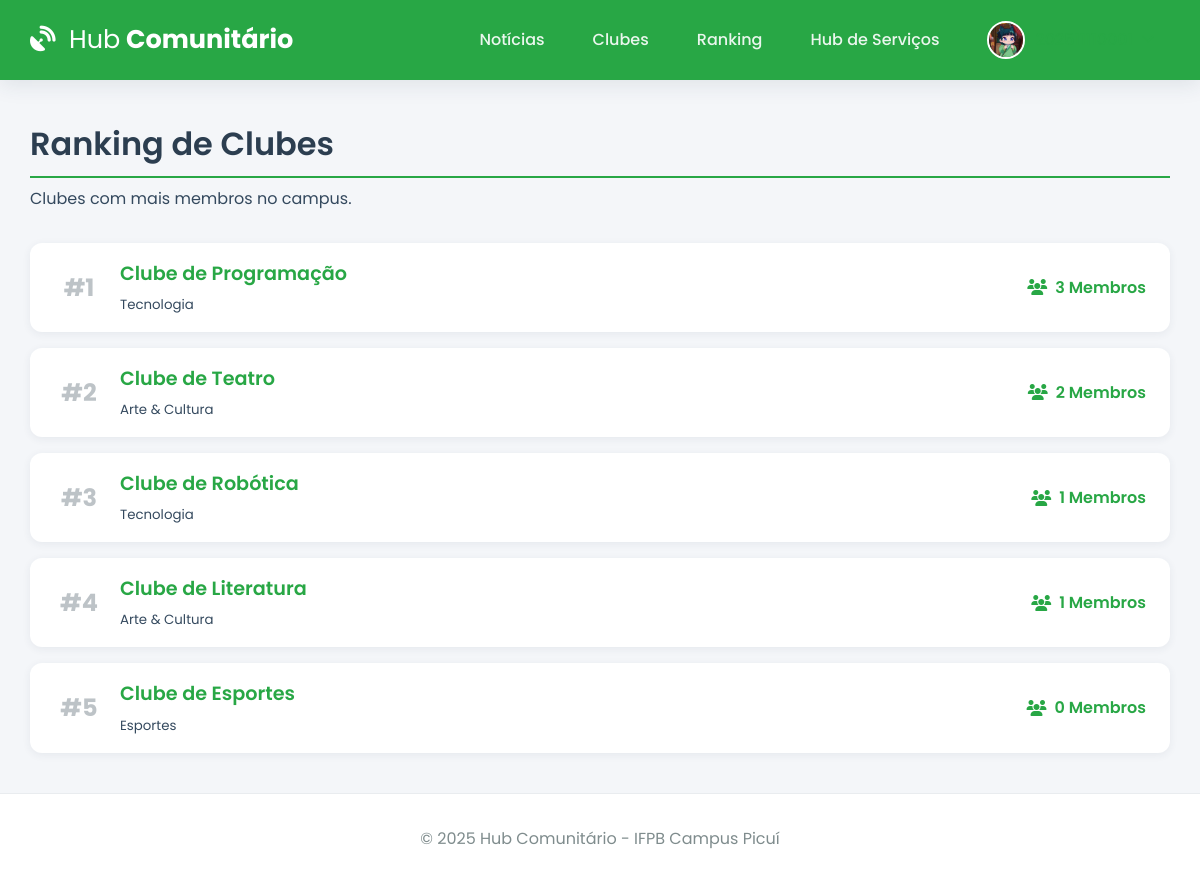
Page /ranking (signed in) on the committed database.
### app.py (models this page shows, shortened)
class User(db.Model):
    id = db.Column(db.Integer, primary_key=True)
    email = db.Column(db.String(120), unique=True, nullable=False)
    username = db.Column(db.String(12), unique=True, nullable=False)
    password_hash = db.Column(db.String(256), nullable=False)
    image_file = db.Column(db.String(100), nullable=False, default='default.jpg')
    eventos_inscritos = db.relationship('Evento', secondary=inscricao_evento_tabela, back_populates='alunos_inscritos', lazy='dynamic')
    clubes_membro = db.relationship('Clube', secondary=membros_clube_tabela, back_populates='membros', lazy='dynamic')
    clubes_liderados = db.relationship('Clube', backref='lider', lazy='dynamic', foreign_keys='Clube.lider_id')
    topicos_criados = db.relationship('ForumTopico', backref='autor', lazy='dynamic', cascade="all, delete-orphan")
    posts_criados = db.relationship('ForumPost', backref='autor', lazy='dynamic', cascade="all, delete-orphan")
    badges = db.relationship('Badge', secondary=user_badges_tabela, back_populates='users', lazy='dynamic')

class Clube(db.Model):
    id = db.Column(db.Integer, primary_key=True)
    nome = db.Column(db.String(100), unique=True, nullable=False)
    descricao = db.Column(db.Text, nullable=False)
    categoria = db.Column(db.String(50), nullable=False)
    lider_id = db.Column(db.Integer, db.ForeignKey('user.id'), nullable=True)
    membros = db.relationship('User', secondary=membros_clube_tabela, back_populates='clubes_membro', lazy='dynamic')
    eventos = db.relationship('Evento', backref='clube_organizador', lazy='dynamic', cascade="all, delete-orphan")
    forum_topicos = db.relationship('ForumTopico', backref='clube', lazy='dynamic', cascade="all, delete-orphan")
    media_files = db.relationship('ClubeMedia', backref='clube', lazy='dynamic', cascade="all, delete-orphan")

### app.py (the view)
@app.route('/ranking')
@login_required
def ranking():
    clubes_rankeados = sorted(Clube.query.all(), key=lambda c: c.membros.count(), reverse=True)
    return render_template('ranking.html', clubes=clubes_rankeados)

### app.py (called while the page is built)
@app.before_request
def load_logged_in_user():
    user_id = session.get('user_id')
    g.user = User.query.get(user_id) if user_id else None
    if user_id and g.user is None: session.clear()

def login_required(f):
    @wraps(f)
    def decorated_function(*args, **kwargs):
        if g.user is None:
            flash('Você precisa fazer login para acessar esta página.', 'warning')
            return redirect(url_for('login'))
        return f(*args, **kwargs)
    return decorated_function

@app.context_processor
def inject_utils():
    return dict(
        current_user_data=g.user,
        current_year=datetime.now(timezone.utc).year,
        timedelta=timedelta
    )

### templates/ranking.html (shortened to what this page needs)
{% extends 'base.html' %}
{% block content %}
    <h1 class="page-header">Ranking de Clubes</h1>
        <p class="lead text-muted" style="margin-top: -1rem; margin-bottom: 2rem;">Clubes com mais membros no campus.</p>
            <div class="ranking-list">
                    {% for clube in clubes %}
                                <div class="card ranking-item">
                                                <span class="ranking-position">#{{ loop.index }}</span>
                                                                <div class="ranking-info">
                                                                                    <h4><a href="{{ url_for('detalhe_clube', clube_id=clube.id) }}">{{ clube.nome }}</a></h4>
                                                                                                        <small class="text-muted">{{ clube.categoria }}</small>
                                                                                                                        </div>
                                                                                                                                        <span class="ranking-score"><i class="fas fa-users"></i> {{ clube.membros.count() }} Membros</span>
                                                                                                                                                    </div>
                                                                                                                                                            {% else %}
                                                                                                                                                                        <p>Nenhum clube para rankear no momento.</p>
                                                                                                                                                                                {% endfor %}
                                                                                                                                                                                    </div>
                                                                                                                                                                                    {% endblock %}}

### templates/base.html (shortened to what this page needs)
<!DOCTYPE html>
<html lang="pt-br">
<head>
    <link rel="stylesheet" href="https://cdnjs.cloudflare.com/ajax/libs/font-awesome/6.5.2/css/all.min.css" />
    <link rel="stylesheet" href="{{ url_for('static', filename='css/style.css') }}">
</head>
<body>
    <header class="header">
        <div class="container">
            <nav class="navbar">
                <a class="navbar-brand" href="{{ url_for('noticias') if current_user_data else url_for('login') }}">
                    <i class="fas fa-satellite-dish"></i> <strong>Hub</strong> Comunitário
                </a>
                <div class="nav-links" id="nav-links">
                    {% if current_user_data %}
                        <a class="nav-item" href="{{ url_for('noticias') }}">Notícias</a>
                        <a class="nav-item" href="{{ url_for('clubes') }}">Clubes</a>
                        <a class="nav-item" href="{{ url_for('ranking') }}">Ranking</a>
                        <a class="nav-item" href="{{ url_for('hub_servicos') }}">Hub de Serviços</a>
                        <div class="nav-item user-menu">
                             <a class="user-menu-trigger" href="#">
                                 <img src="{{ url_for('static', filename='profile_pics/' + current_user_data.image_file) }}" class="nav-profile-image">
                                 <span>{{ current_user_data.username }}</span> <i class="fas fa-chevron-down dropdown-icon"></i>
                             </a>
                        </div>
                    {% else %}
                        <a href="{{ url_for('login') }}" class="nav-item">Entrar</a>
                        <a href="{{ url_for('register') }}" class="nav-item btn btn-outline">Registar</a>
                    {% endif %}
                </div>
            </nav>
        </div>
    </header>
    <main class="container">
        {% block content %}{% endblock %}
    </main>
    <footer class="footer">
        <p>&copy; {{ current_year }} Hub Comunitário - IFPB Campus Picuí</p>
    </footer>
</body>
</html>

### static/css/style.css (style rules this page uses)
:root { --ifpb-green: #28a745; --ifpb-green-dark: #218838; --dark-blue: #2c3e50; --light-gray: #ecf0f1; --medium-gray: #bdc3c7; --text-color: #34495e; --light-text: #7f8c8d; --background-color: #f4f6f9; --surface-color: #ffffff; --border-color: #e9ecef; --font-family-base: 'Poppins', sans-serif; --shadow-sm: 0 2px 8px rgba(44, 62, 80, 0.07); --shadow-md: 0 5px 20px rgba(44, 62, 80, 0.1); --border-radius: 12px; }
* { box-sizing: border-box; margin: 0; padding: 0; }
html { height: 100%; }
body { font-family: var(--font-family-base); background-color: var(--background-color); color: var(--text-color); display: flex; flex-direction: column; min-height: 100%; }
.container { width: 95%; max-width: 1200px; margin: 0 auto; }
main.container { flex-grow: 1; padding-top: 2.5rem; padding-bottom: 2.5rem; }
h1, h2, h3, h4 { font-weight: 600; color: var(--dark-blue); margin-bottom: 1.5rem; }
a { color: var(--ifpb-green); text-decoration: none; transition: color 0.2s; }
.header { background-color: var(--ifpb-green); padding: 0.8rem 0; box-shadow: var(--shadow-md); position: sticky; top: 0; z-index: 1000; }
.navbar { display: flex; justify-content: space-between; align-items: center; }
.navbar-brand { font-weight: 700; font-size: 1.6rem; color: var(--surface-color); }
.navbar-brand i { margin-right: 0.5rem; }
.navbar-brand strong { font-weight: 400; }
.nav-links { display: flex; align-items: center; gap: 1rem; }
.nav-item { color: rgba(255, 255, 255, 0.9); font-weight: 500; padding: 0.5rem 1rem; border-radius: var(--border-radius); transition: background-color 0.2s; }
.nav-profile-image { width: 38px; height: 38px; border-radius: 50%; margin-right: 10px; object-fit: cover; border: 2px solid var(--surface-color); }
.user-menu { position: relative; }
.user-menu-trigger { display: flex; align-items: center; cursor: pointer; }
.user-menu-trigger .dropdown-icon { font-size: 0.8em; margin-left: 0.5rem; transition: transform 0.2s; }
.card { background-color: var(--surface-color); border-radius: var(--border-radius); box-shadow: var(--shadow-sm); transition: all 0.3s ease-in-out; display: flex; flex-direction: column; height: 100%; }
.page-header { border-bottom: 2px solid var(--ifpb-green); padding-bottom: 0.5rem; }
.ranking-list { display: grid; gap: 1rem; }
.ranking-item { flex-direction: row; align-items: center; padding: 1rem 1.5rem; }
.ranking-position { font-size: 1.5rem; font-weight: 700; color: var(--medium-gray); width: 50px; text-align: center; }
.ranking-info { flex-grow: 1; margin: 0 1rem; }
.ranking-info h4 { font-size: 1.2rem; margin-bottom: 0.2rem; }
.ranking-score { font-weight: 600; color: var(--ifpb-green); display: flex; align-items: center; gap: 0.5rem; }
.footer { padding: 2rem 0; background-color: var(--surface-color); text-align: center; margin-top: auto; border-top: 1px solid var(--border-color); }
.footer p { margin: 0; color: var(--light-text); }

### rows in the picture
User: image_file (placeholder picture)
Clube: nome "Clube de Programação", categoria "Tecnologia", membros.count "3"
Clube: nome "Clube de Teatro", categoria "Arte & Cultura", membros.count "2"
Clube: nome "Clube de Robótica", categoria "Tecnologia", membros.count "1"
Clube: nome "Clube de Literatura", categoria "Arte & Cultura", membros.count "1"
Clube: nome "Clube de Esportes", categoria "Esportes", membros.count "0"
